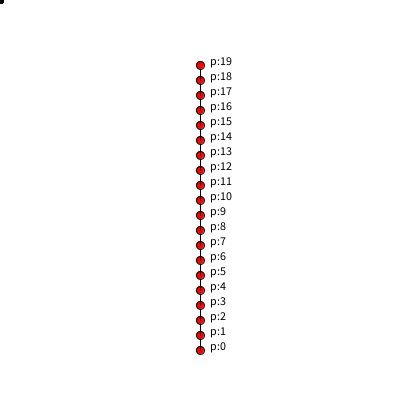
Frame 1 (no input)
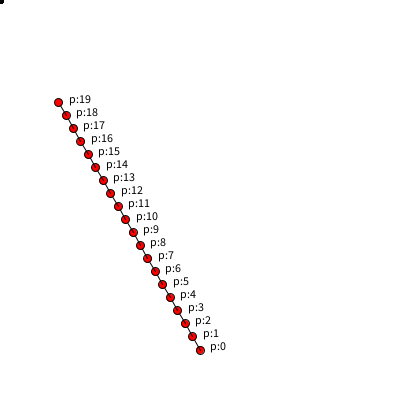
Frame 60 (the mouse pressed at the canvas centre just before this capture)
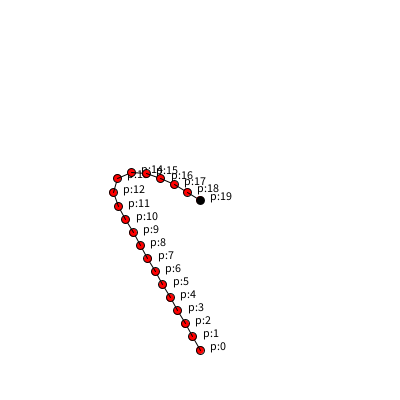
Frame 120 (the mouse held since frame 60 and released just before this capture)

The Processing sketch that drew these frames (run headless with seeded random() and noise(); from frame 60 on, the mouse is pressed at the canvas centre):

// Processing sketch: week14_9v
// ── week14_9v.pde
//week14_9_ik_inverse_kinematics_p8
void setup(){
  size(400,400);
  for(int i=0;i<N;i++){//頂點從下到上放好
    p[i]=new PVector(200,350-L*i);
  }
}
int N=20,L=300/N;///本來是六段距離五十
PVector[]p=new PVector[N];///有6個頂點
void draw(){
  background(255);
  for(int i=0;i<N;i++){///用迴圈畫點畫字
  if(i>0) line(p[i-1].x,p[i-1].y,p[i].x,p[i].y);
    fill(255,0,0);//紅色的圈圈
    ellipse(p[i].x,p[i].y,8,8);
    fill(0);//黑色的字
    text("p:"+i,p[i].x+10,p[i].y);//字往右一點點
  }
  p[N-1].x=mouseX;
  p[N-1].y=mouseY;
 for(int i=N-2;i>0;i--){
  PVector v =PVector.sub(p[i+1],p[i]).normalize().mult(L);//短向量
  ///因為長度限制為50，所以長向量先長度變成1 在乘上50
  p[i].x=p[i+1].x-v.x;//新的位置是中心，再加長度50的這一小段
  p[i].y=p[i+1].y-v.y;//新的位置是中心，再加長度50的這一小段
 }

 for(int i=1;i<N;i++){
   PVector v=PVector.sub(p[i],p[i-1]).normalize().mult(L);
   p[i].x=p[i-1].x+ v.x;
   p[i].y=p[i-1].y+ v.y;
   
  ellipse(mouseX,mouseY,6,6);///滑鼠也有一個小點，要控制座標移動
  ///line(p[4].x,p[4].y,mouseX,mouseY);
}
}
